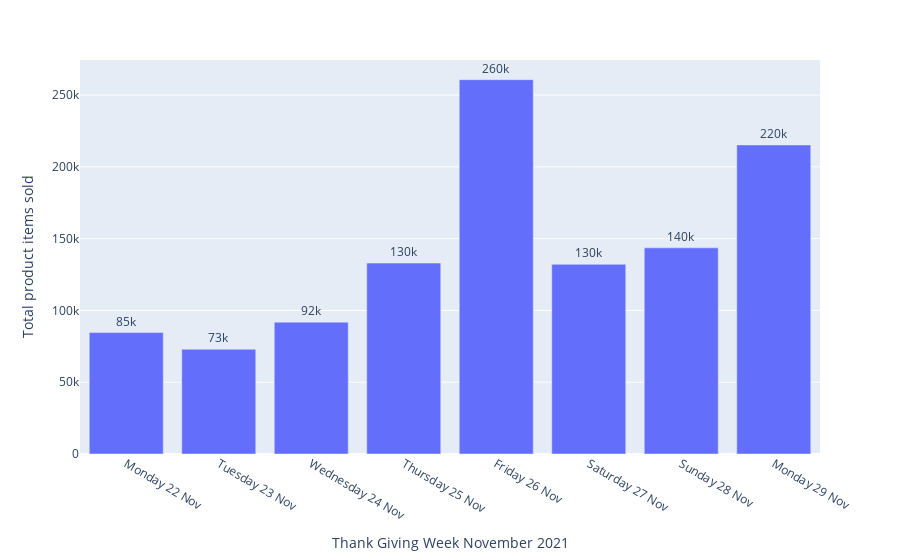

The code cell stored with this chart in its notebook:
### Code cell
fig = px.bar(items_count_day_to_day, x='sqldate', y='item_name', text_auto='.2s')
fig.update_traces(hovertemplate=None, textposition ='outside')
fig.update_layout(hovermode="x",
                  xaxis=dict( title = 'Thank Giving Week November 2021',tickformat='%A %d %b', dtick='D1') ,
                  yaxis=dict( title='Total product items sold' ))
fig.show()

### Figure 1 — Plotly figure (JSON) as saved in the notebook; plotly's stock layout.template omitted (floating-point values rounded to 4 significant figures)
{"data": [{"alignmentgroup": "True", "legendgroup": "", "marker": {"color": "#636efa", "pattern": {"shape": ""}}, "name": "", "offsetgroup": "", "orientation": "v", "showlegend": false, "textposition": "outside", "texttemplate": "%{y:.2s}", "type": "bar", "x": ["2021-11-22T00:00:00", "2021-11-23T00:00:00", "2021-11-24T00:00:00", "2021-11-25T00:00:00", "2021-11-26T00:00:00", "2021-11-27T00:00:00", "2021-11-28T00:00:00", "2021-11-29T00:00:00"], "xaxis": "x", "y": [84556, 72919, 91840, 132950, 260692, 132096, 143573, 215271], "yaxis": "y"}], "layout": {"barmode": "relative", "hovermode": "x", "legend": {"tracegroupgap": 0}, "margin": {"t": 60}, "xaxis": {"anchor": "y", "domain": [0, 1], "dtick": "D1", "tickformat": "%A %d %b", "title": {"text": "Thank Giving Week November 2021"}}, "yaxis": {"anchor": "x", "domain": [0, 1], "title": {"text": "Total product items sold"}}}}
